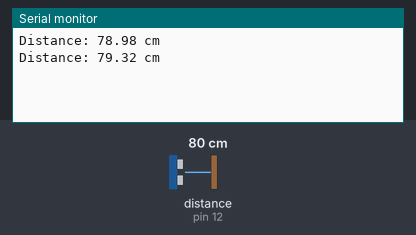
Simulated run of this sketch. Board: Arduino Uno, built with avr-gcc and run on an emulated ATmega328P. Parts: the last lines printed to the serial monitor. Wiring (inferred from the names in the program): ultrasonic range finder: trigger pin 11; echo pin 12. The test bench sets the inputs (shaded band); at power-on: distance to the obstacle (sensor on pin 12) 80 cm. The echo pulse lasts 58.3 µs per cm.

Above: at 2.8 s.
2.9 s: distance to the obstacle (sensor on pin 12) set to 2 cm
At 4.9 s:
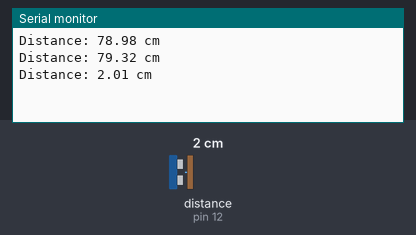
5.6 s: distance to the obstacle (sensor on pin 12) set to 4 cm
At 6.5 s:
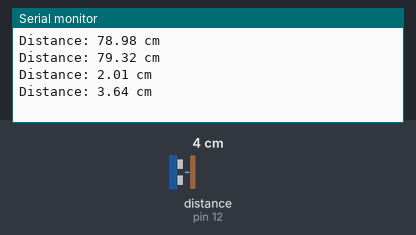
Timing chart, 0 to 8.6 s (numbered marks = the images above; inputs shaded):
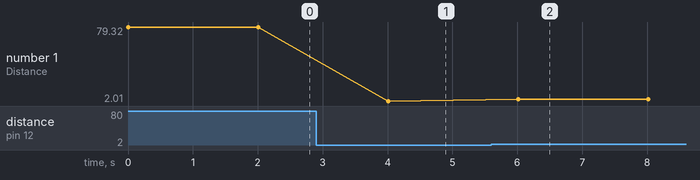

Measured:
- after the input at 2.9 s, the serial monitor: prints a new line after 1.1 s (image 1)
- after the input at 5.6 s, the serial monitor: prints a new line after 0.41 s (image 2)
- plotted number 1: 79.32 → 2.01 after the input at 2.9 s, 2.01 → 3.64 after the input at 5.6 s

The sketch:

arduino_distance.ino
```cpp
//------------Define------------//
#define pinTrig 11 //Pin broche trig
#define pinEcho 12 //Pin broche echo
//-----------------------------//

//-----------Variable-----------//
long temps;//cette variable gère le temps de l'aller-retour du capteur ultrason
float distance;//cette variable sert à calculer la distance du capteur détecter par le capteur ultrason.
//-----------------------------//


void setup() {

  //-----------Initialisation-----------//
  Serial.begin(9600);
  //activation du moniteur série à 9600 bauds
  //-----------------------------------//

  //-----------Entrée/Sortie------------//
  pinMode(pinTrig, OUTPUT);
  pinMode(pinEcho, INPUT);
  //-----------------------------------//

  //--------Initialisation-Sortie------//
  digitalWrite(pinTrig, LOW);
  //-----------------------------------//

}


void loop() {

  /*
   * Ce programme est un programme qui grace un capteur
   * ultrason détermine la distance (ici en cm)
   *
   * Jérémy Clémente 16/05/2023
  */

  //---------Activation Capteur---------//
  digitalWrite(pinTrig, HIGH);
  delayMicroseconds(10);
  digitalWrite(pinTrig, LOW);
  //-----------------------------------//

  //récupération valeur
  temps = pulseIn(pinEcho, HIGH);


  if (temps > 30000)//valeur du timeout donc echec de la mesure
  {
    Serial.println("Echec de la mesure");//affichage erreur de mesure
  }
  else
  {
    //division par 2 pour aller et retour
    temps = temps/2;
    //multiplication par 340 car vitesse du son en m/s division par 10000
    //pour avoir des cm .0 sert à avoir des nombres après la virgule.
    distance = (temps*340)/10000.0;
//----------Affichage Résultat---------//
    Serial.print("Distance: ");
    Serial.print(distance);
    Serial.println(" cm");
  }
  //-----------------------------------//

  //Attente avant nouveau cycle
  delay(2000);
}
```
